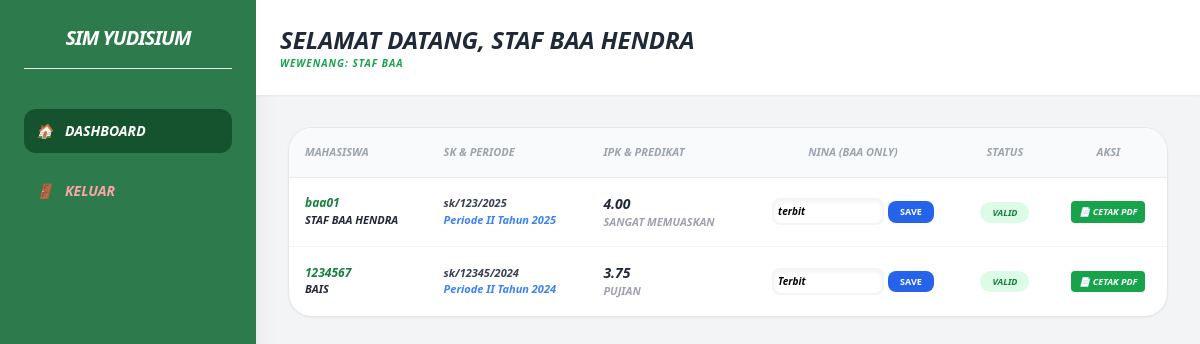
The app's page /dashboard.php (signed in) with its own data.
### tables this page shows
CREATE TABLE `yudisium` (
  `id` int NOT NULL,
  `user_id` int DEFAULT NULL,
  `periode_id` int DEFAULT NULL,
  `no_sk_yudisium` varchar(50) DEFAULT NULL,
  `tgl_sk` date DEFAULT NULL,
  `tgl_mulai_kuliah` date DEFAULT NULL,
  `tgl_ujian` date DEFAULT NULL,
  `ipk` decimal(4,2) DEFAULT NULL,
  `predikat` varchar(50) DEFAULT NULL,
  `peringkat` int DEFAULT NULL,
  `nina` varchar(50) DEFAULT 'Belum Terbit',
  `status_validasi` enum('Pending','Valid') DEFAULT 'Pending'
);

CREATE TABLE `users` (
  `id` int NOT NULL,
  `npm_nik` varchar(20) DEFAULT NULL,
  `nama` varchar(100) DEFAULT NULL,
  `email` varchar(100) DEFAULT NULL,
  `password` varchar(255) DEFAULT NULL,
  `role` enum('Admin','Staf BAA','Staf Prodi','Mahasiswa') DEFAULT NULL,
  `prodi` varchar(50) DEFAULT NULL
);

CREATE TABLE `periode` (
  `id` int NOT NULL,
  `nama_periode` varchar(50) DEFAULT NULL,
  `status` enum('Aktif','Selesai') DEFAULT 'Aktif'
);

### config.php (called while the page is built, shortened)
<?php
function h($str) { return htmlspecialchars($str ?? '', ENT_QUOTES, 'UTF-8'); }
?>

### dashboard.php (the view, shortened to what this page needs)
<?php
include_once 'config.php';
$role = $_SESSION['role'];
$sql = "SELECT y.*, u.nama, u.npm_nik, p.nama_periode
        FROM yudisium y
        JOIN users u ON y.user_id = u.id
        JOIN periode p ON y.periode_id = p.id";
$data = mysqli_query($conn, $sql);
?>
<!DOCTYPE html>
<html lang="id">
<head>
    <script src="https://cdn.tailwindcss.com"></script>
</head>
<body class="bg-gray-100 flex h-screen font-sans italic font-bold">
    <div class="w-64 bg-[#2D7A4D] text-white p-6 shadow-xl">
        <h1 class="text-xl font-black mb-10 border-b pb-4 uppercase tracking-tighter italic text-center">SIM Yudisium</h1>
        <nav class="space-y-4 text-sm uppercase italic">
            <a href="dashboard.php" class="flex items-center gap-3 p-3 bg-green-900 rounded-xl">
                <span>🏠</span> DASHBOARD
            </a>
            <a href="logout.php" class="flex items-center gap-3 p-3 text-red-300 hover:text-white mt-10 italic">
                <span>🚪</span> KELUAR
            </a>
        </nav>
    </div>
    <div class="flex-1 flex flex-col overflow-hidden">
        <header class="bg-white p-6 shadow-sm flex justify-between items-center">
            <div>
                <h2 class="text-2xl font-black text-gray-800 uppercase italic">SELAMAT DATANG, <?= h($_SESSION['nama']) ?></h2>
                <p class="text-[10px] text-green-600 uppercase tracking-widest font-bold">WEWENANG: <?= h($role) ?></p>
            </div>
        </header>
        <main class="p-8 overflow-auto">
            <div class="bg-white rounded-3xl shadow-sm border overflow-hidden">
                <table class="w-full text-[11px] text-left">
                    <thead class="bg-gray-50 text-gray-400 uppercase border-b italic">
                        <tr>
                            <th class="p-4">Mahasiswa</th>
                            <th class="p-4">SK & Periode</th>
                            <th class="p-4">IPK & Predikat</th>
                            <th class="p-4 text-center">NINA (BAA ONLY)</th>
                            <th class="p-4 text-center">Status</th>
                            <th class="p-4 text-center">Aksi</th>
                        </tr>
                    </thead>
                    <tbody class="divide-y divide-gray-100 italic">
                        <?php while($row = mysqli_fetch_assoc($data)): ?>
                        <tr>
                            <td class="p-4 font-black">
                                <span class="text-green-700 text-xs italic"><?= h($row['npm_nik']) ?></span><br>
                                <span class="uppercase text-gray-800"><?= h($row['nama']) ?></span>
                            </td>
                            <td class="p-4">
                                <span class="italic font-bold text-gray-700"><?= h($row['no_sk_yudisium']) ?></span><br>
                                <span class="text-blue-500 italic"><?= h($row['nama_periode']) ?></span>
                            </td>
                            <td class="p-4">
                                <span class="text-sm font-black text-gray-800"><?= h($row['ipk']) ?></span><br>
                                <span class="text-gray-400 uppercase font-bold"><?= h($row['predikat']) ?></span>
                            </td>
                            <td class="p-4 text-center">
                                <?php if($role == 'Staf BAA' || $role == 'Admin'): ?>
                                    <form method="POST" action="proses_crud.php" class="flex gap-1 justify-center items-center">
                                        <input type="text" name="nina_val" value="<?= h($row['nina']) ?>"
                                               class="border-2 border-gray-100 p-1 w-28 rounded-lg text-[10px] focus:border-blue-400 outline-none shadow-inner italic" placeholder="Input NINA...">
                                        <button name="update_nina" class="bg-blue-600 text-white px-3 py-1 rounded-lg hover:bg-blue-700 transition font-black uppercase text-[9px]">SAVE</button>
                                    </form>
                                <?php else: ?>
                                    <span class="font-mono font-black text-blue-800 italic">
                                        <?= ($row['nina']) ? h($row['nina']) : '<span class="text-gray-300">Belum Terbit</span>' ?>
                                    </span>
                                <?php endif; ?>
                            </td>
                            <td class="p-4 text-center">
                                <span class="px-3 py-1 rounded-full text-[9px] uppercase font-black
                                    <?= $row['status_validasi'] == 'Valid' ? 'bg-green-100 text-green-700' : 'bg-yellow-100 text-yellow-700' ?>">
                                    <?= h($row['status_validasi']) ?>
                                </span>
                            </td>
                            <td class="p-4 text-center">
                                <div class="flex flex-wrap gap-1 justify-center">
                                    <?php if($row['status_validasi'] == 'Valid'): ?>
                                        <a href="cetak_yudisium.php?id=<?= $row['id'] ?>" target="_blank"
                                           class="bg-green-600 text-white px-2 py-1 rounded text-[9px] font-black uppercase hover:bg-green-700 transition">
                                            📄 CETAK PDF
                                        </a>
                                    <?php endif; ?>
                                </div>
                            </td>
                        </tr>
                        <?php endwhile; ?>
                    </tbody>
                </table>
            </div>
        </main>
    </div>
</body>
</html>

### records on screen
yudisium: user.npm_nik "baa01", user.nama "STAF BAA HENDRA", no_sk_yudisium "sk/123/2025", periode.nama_periode "Periode II Tahun 2025", ipk "4.00", predikat "SANGAT MEMUASKAN", nina_val "terbit", status_validasi "VALID"
yudisium: user.npm_nik "1234567", user.nama "BAIS", no_sk_yudisium "sk/12345/2024", periode.nama_periode "Periode II Tahun 2024", ipk "3.75", predikat "PUJIAN", nina_val "Terbit", status_validasi "VALID"

### other values on screen
$_SESSION['nama'] "STAF BAA HENDRA"
$role "STAF BAA"
